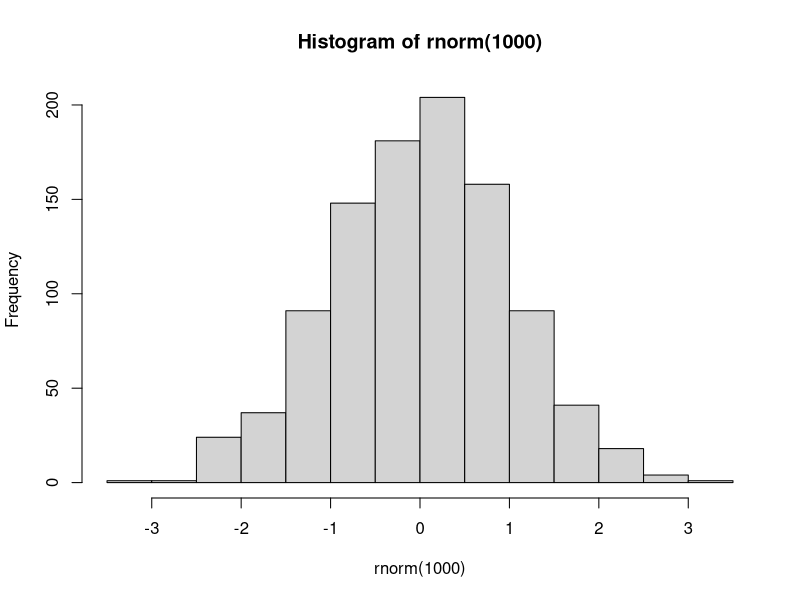
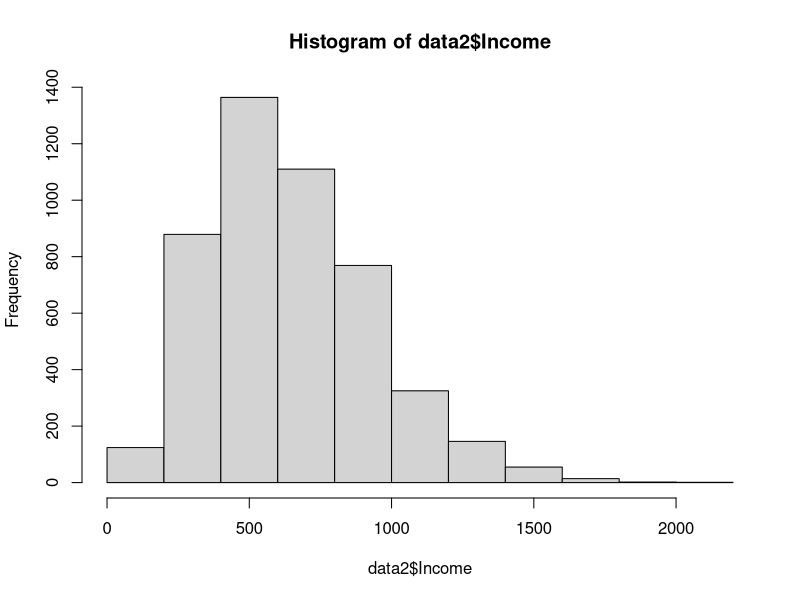
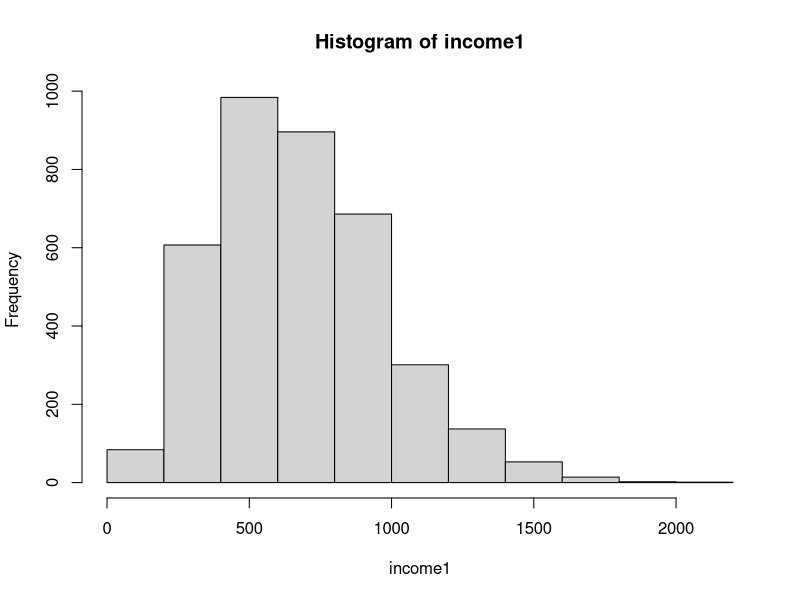
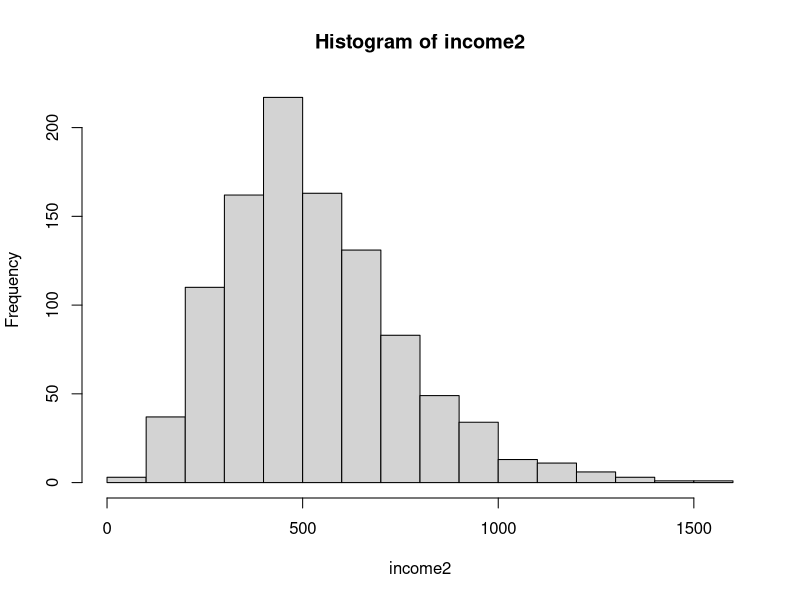
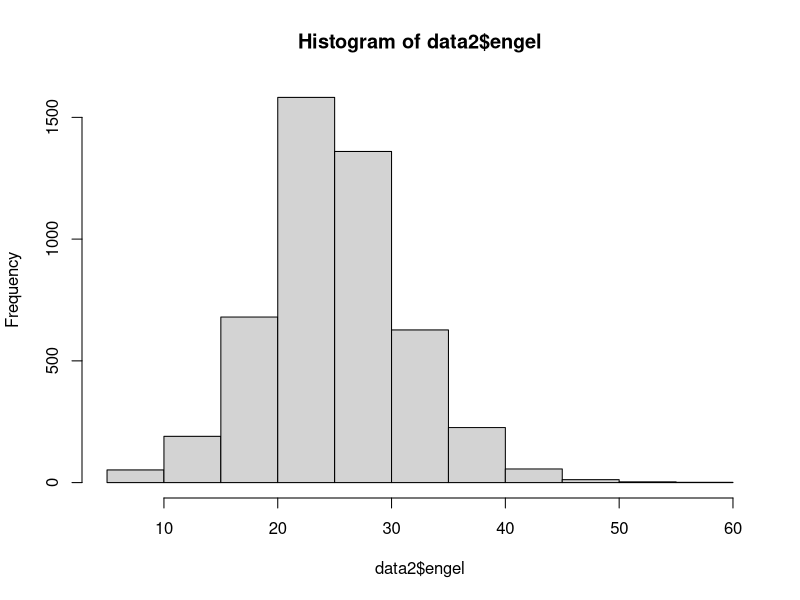
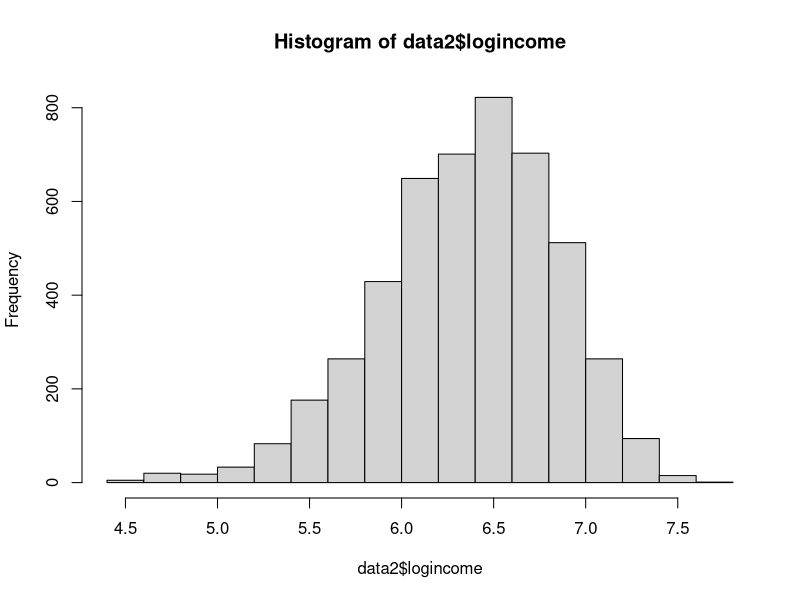

Source code (R) for these figures, in order:
############################################
##							##
##	CSI Seminar on Microdata Analysis	##
##				2019.12.09		##
##			Shinichi Hamamoto		##
##							##
############################################


##====================================================================
##========================================##
##	0. Use R for calculation		##
##========================================##

2+3         ###PUSH [Ctrl] + [R]
(3+5)*
2           ### comprete the program over line


##===================================================================
##========================================##
##	1. function	and Assignment		##
##========================================##

sqrt(81)		### square root function
log(100)		### natural log function
runif(20)		### uniform distributed random variables

hist( rnorm(1000) )
			### function in function
			### write histogram of 1000 normaldistributed random variables

x <- 5    		### input 5 into x object
x
x <- sqrt(2)  	### assign the result of function
x             	### overwrite x (previous input 5 disappeared) 
x^2
y<- sqrt(8)		
x * y 
z <- runif(10)	#### assign several values into one object


##===================================================================
##========================================##
##	2.Read data					##
##========================================##

	##	==============	##
	##	2.1  Import text data (NOT used in this class)
	##	==============	##
data1<-read.csv("zenshoH16enshudata_18.csv",header=F)
head(data1)

	##	==============	##
	##	2.2 Import Excel data into R 
	##	==============	
data2<-read.csv("zenshoH16enshudata_18.csv" ,header=T)

		# rewrite your path 
		# CAUTION  slash"\" can NOT be used rewrite all \ to / 
		# Add "header=T" if the excel data have the variable name at row 1


##===================================================================
##========================================##
##	3. Access the data			##
##========================================##

head(data2, 10)  		# Browse 10 cases of the data 
data2$house      		# Browse specific variable as a vector
data2[10,"house"]		# Access "house" value of the 10th case
data2[data2$house==1,"Income"]	# Browse Income values whose house value is 1

income1 <-data2[data2$house==1,"Income"]	# Assign the specific vector
income2 <-data2[data2$house==2,"Income"]	# Assign the specific vector 

#edit(data2)

##===================================================================
##========================================##
##	4. Descriptive statistics 		##
##========================================##

summary(data2$Income)
hist(data2$Income)

summary(income1)
summary(income2)
hist(income1)
hist(income2)

table(data2$house)
table1 <- ftable(data2$family, data2$house)
table1

prop.table(table1)
prop.table(table1, margin=1)		# margin 1:row
prop.table(table1, margin=2)		# margin 2:colum

##===================================================================
##========================================##
##	5.Data Handling				##
##========================================##

	##	===============	##
	##	5.1 create new variables in data
	##	===============	##

data2$engel <- data2$shokuryou / data2$consumme *100
summary(data2$engel)
hist(data2$engel)

data2$logincome <-log(data2$Income)	# "log" is log natural function
summary(data2$logincome)
hist(data2$logincome)

	##	===============	##
	##	5.2 recode the data values
	##	===============	##
data2$owner <- data2$house
data2[data2$house ==1, "owner"] <- 1
data2[data2$house ==2, "owner"] <- 0
table(data2$house,data2$owner)

data2$age_e <- data2$age
data2[data2$age==4 , "age_e"] <- 17
data2[data2$age==5 , "age_e"] <- 22
data2[data2$age==6 , "age_e"] <- 27
data2[data2$age==7 , "age_e"] <- 32
data2[data2$age==8 , "age_e"] <- 37
data2[data2$age==9 , "age_e"] <- 42
data2[data2$age==10, "age_e"] <- 47
data2[data2$age==11, "age_e"] <- 52
data2[data2$age==12, "age_e"] <- 57
data2[data2$age==13, "age_e"] <- 62
data2[data2$age==14, "age_e"] <- 67
data2[data2$age==15, "age_e"] <- 72
data2[data2$age==16, "age_e"] <- 77
data2[data2$age==17, "age_e"] <- 82
data2[data2$age==18, "age_e"] <- 87

# This recode program is also available 
#data2$age_e <- data2$age * 5 - 3
#
# or
#
#rec1<- 4:18
#rec2<- seq(17,87,len=15)
#for (i in 1:15){
#	data2[which(data2$age==rec1[i]), "age_e"] <- rec2[i]
#	}

table(data2$age,data2$age_e)


# Discriptive statistics of the new variables
summary(data2[,c("engel","logincome","age_e")])
table(data2$owner)

	##if you run the parallel computing, input all variables in c( ) function

##===================================================================
##========================================##
##	6.Regression				##
##========================================##

result1 <- lm(engel ~  logincome, data=data2)
summary(result1)

result2 <- lm(engel ~ owner + age_e + logincome, data=data2)
summary(result2)

data2$ELincome <- data2$Income / sqrt(data2$Nfamily)
result3 <- lm(engel ~ owner + age_e + ELincome, data=data2)
summary(result3)

